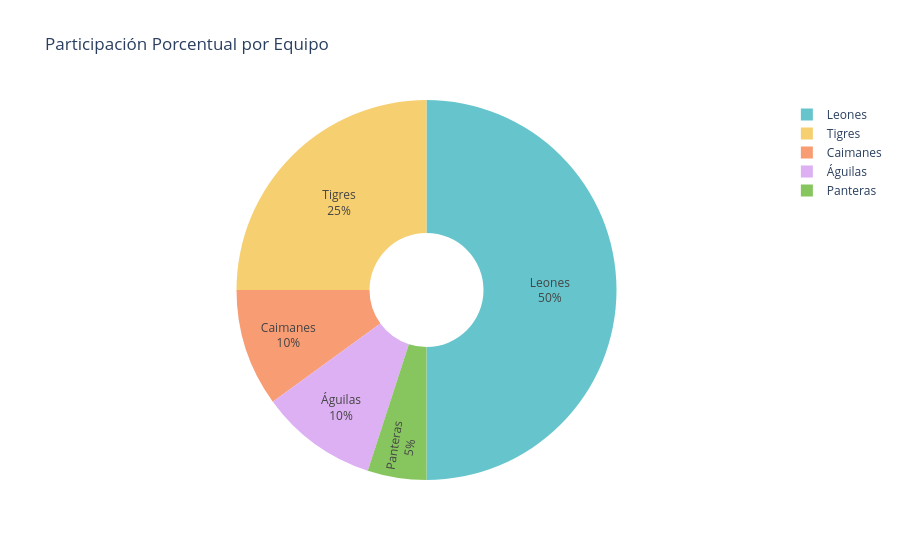

The notebook cell this image was saved under:
### Markdown cell above
### Visualización con Plotly

Para una comparativa más clara de las proporciones:

### Code cell
import plotly.express as px

fig = px.pie(df, values='Asistentes', names='Equipo', 
             title='Participación Porcentual por Equipo',
             hole=0.3,
             color_discrete_sequence=px.colors.qualitative.Pastel)
fig.update_traces(textinfo='percent+label')
fig.show()

### Figure 1 — Plotly figure (JSON) as saved in the notebook; plotly's stock layout.template omitted (floating-point values rounded to 4 significant figures)
{"data": [{"domain": {"x": [0, 1], "y": [0, 1]}, "hole": 0.3, "hovertemplate": "Equipo=%{label}<br>Asistentes=%{value}<extra></extra>", "labels": ["Leones", "Tigres", "Caimanes", "Águilas", "Panteras"], "legendgroup": "", "name": "", "showlegend": true, "textinfo": "percent+label", "type": "pie", "values": [10000, 5000, 2000, 2000, 1000]}], "layout": {"legend": {"tracegroupgap": 0}, "piecolorway": ["rgb(102, 197, 204)", "rgb(246, 207, 113)", "rgb(248, 156, 116)", "rgb(220, 176, 242)", "rgb(135, 197, 95)", "rgb(158, 185, 243)", "rgb(254, 136, 177)", "rgb(201, 219, 116)", "rgb(139, 224, 164)", "rgb(180, 151, 231)", "rgb(179, 179, 179)"], "title": {"text": "Participación Porcentual por Equipo"}}}
